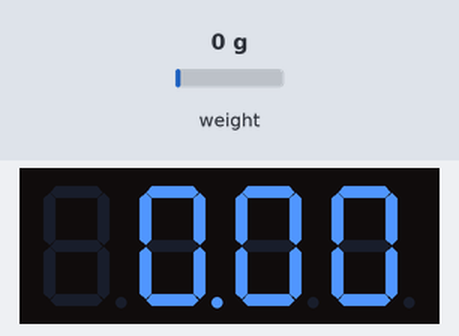
A sketch run on a simulated Arduino Uno, built with avr-gcc and run on an emulated ATmega328P. On the bench: 4-digit seven-segment display. Inputs (shaded band) come from the test bench; at power-on: weight on the scale 0 g.

Above: at 3.2 s.
3.3 s: weight on the scale set to 100 g
At 3.8 s:
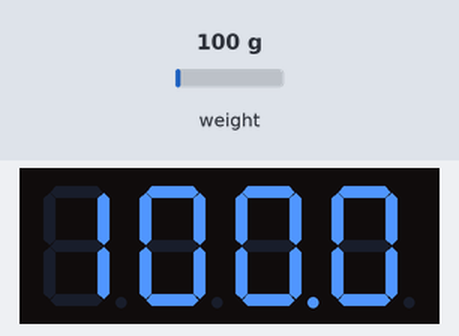
4.8 s: weight on the scale set to 1250 g
At 6.1 s:
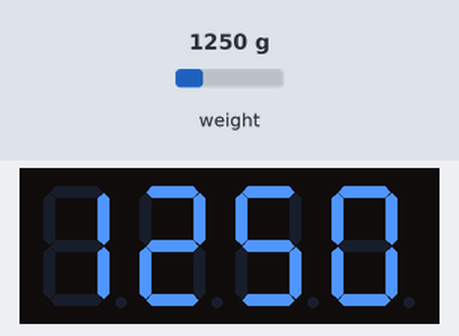
6.4 s: weight on the scale set to 2500 g
At 7.2 s:
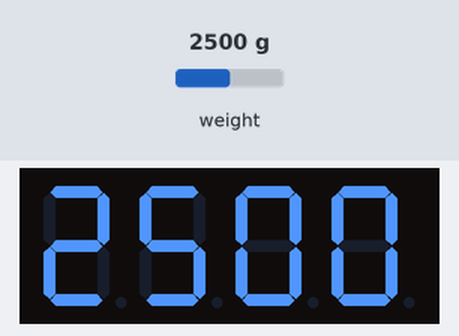
Timing chart, 0 to 9.4 s (numbered marks = the images above; inputs shaded):
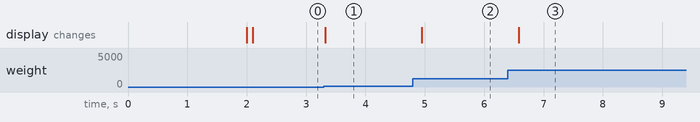

Measured:
- after the input at 3.3 s, the display: changes at once (image 1)
- after the input at 4.8 s, the display: changes after 0.15 s (image 2)
- after the input at 6.4 s, the display: changes after 0.18 s (image 3)

The sketch:

demo_finished.ino
```cpp
//
//    FILE: HX_is_ready.ino
//  AUTHOR: Rob Tillaart
// PURPOSE: HX711 demo
//     URL: https://github.com/RobTillaart/HX711


#include "HX711.h"
#include <Wire.h> // Enable this line if using Arduino Uno, Mega, etc.
#include "Adafruit_LEDBackpack.h"

HX711 scale;
uint8_t dataPin = 6;
uint8_t clockPin = 7;
Adafruit_7segment matrix = Adafruit_7segment();


void setup()
{
  Serial.begin(115200);
  _init_Scale();
  matrix.begin(0x70);
}


void loop()
{
  if (scale.is_ready());
  {
    float weight = scale.get_units(1);
    matrix.print(weight);
    matrix.writeDisplay();
    delay(100);
  }

}

void _init_Scale(){
  scale.begin(dataPin, clockPin);
  // load cell factor 5 KG
  scale.set_scale(465.154144);       // TODO you need to calibrate this yourself.
  // reset the scale to zero = 0
  scale.tare(20);
}
```
